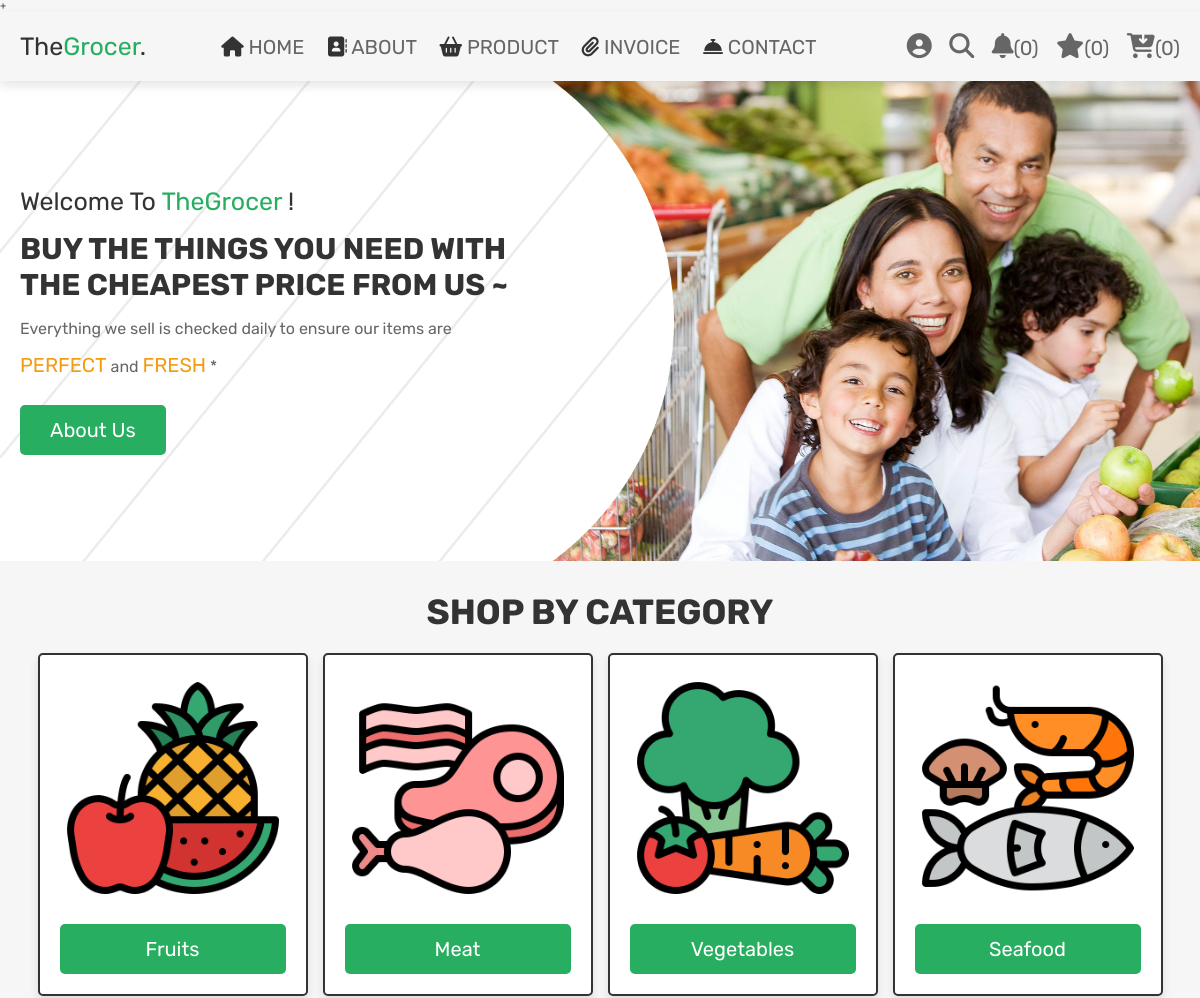
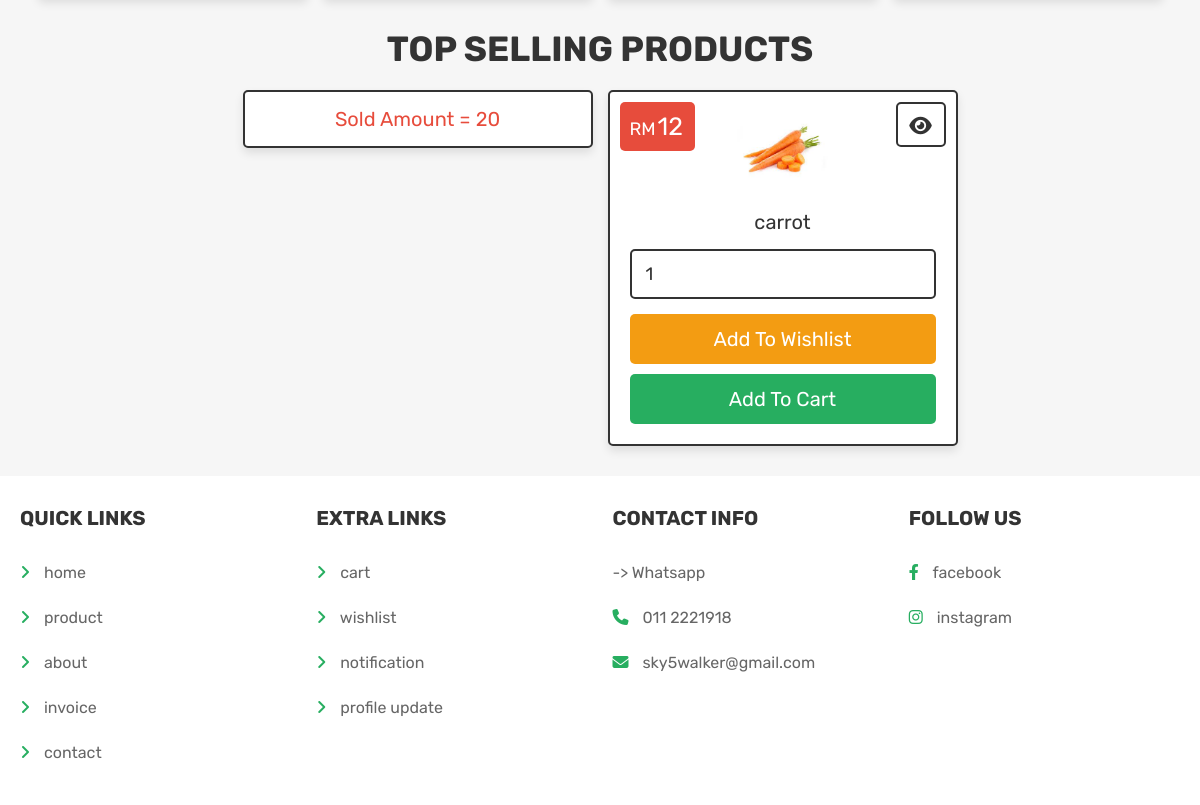
The app's page /home.php (signed in) with its own data (2 pictures, top to bottom).
### tables this page shows
CREATE TABLE `products` (
  `id` int(100) NOT NULL,
  `name` varchar(100) NOT NULL,
  `category` varchar(20) NOT NULL,
  `details` varchar(500) NOT NULL,
  `price` int(100) NOT NULL,
  `image` varchar(100) NOT NULL,
  `sold` int(100) NOT NULL
);

### home.php (the view, shortened to what this page needs)
<?php
@include 'config.php';
?>
<!DOCTYPE html>
<html lang="en">
<head>
   <link rel="stylesheet" href="https://cdnjs.cloudflare.com/ajax/libs/font-awesome/6.1.1/css/all.min.css">
   <link rel="stylesheet" href="css/style.css">
</head>
<body>
<?php include 'header.php'; ?>
<div class="home-bg">
   <section class="home">
      <div class="content">
         <span>Welcome To <span1>TheGrocer</span1> !</span>
         <h3>BUY THE THINGS YOU NEED WITH THE CHEAPEST PRICE FROM US ~</h3>
         <p>Everything we sell is checked daily to ensure our items are <s>PERFECT</s> and <s>FRESH</s> *</p>
         <a href="about.php" class="btn">about us</a>
      </div>
   </section>
</div>
<section class="home-category">
   <h1 class="title">shop by category</h1>
   <div class="box-container">
      <div class="box">
         <img src="images/fruit0.png" alt="">
         <a href="category.php?category=fruits" class="btn">fruits</a>
      </div>
      <div class="box">
         <img src="images/meat0.png" alt="">
         <a href="category.php?category=meat" class="btn">meat</a>
      </div>
      <div class="box">
         <img src="images/vage0.png" alt="">
         <a href="category.php?category=vegetables" class="btn">vegetables</a>
      </div>
      <div class="box">
         <img src="images/sea0.png" alt="">
         <a href="category.php?category=seafood" class="btn">seafood</a>
      </div>
   </div>
</section>
<section class="products">
   <h1 class="title">Top selling products</h1>
   <div class="box-container">
   <?php
      $select_products = $conn->prepare("SELECT * FROM `products`");
      $select_products->execute();
       $x=0;
      if($select_products->rowCount() > 0){
         while($fetch_products = $select_products->fetch(PDO::FETCH_ASSOC)){
             if($x<$fetch_products['sold']){
                 $x=$fetch_products['sold'];
             }
         }
      }
   ?>
    <?php
      $select_products = $conn->prepare("SELECT * FROM `products` WHERE sold = ?");
      $select_products->execute([$x]);
      if($select_products->rowCount() > 0){
          echo '<p class="empty">sold amount = '.$x.'</p>';
         while($fetch_products = $select_products->fetch(PDO::FETCH_ASSOC)){
   ?>
   <form action="" class="box" method="POST">
      <div class="price">RM<span><?= $fetch_products['price']; ?></span></div>
      <a href="view_page.php?pid=<?= $fetch_products['id']; ?>" class="fas fa-eye"></a>
      <img src="uploaded_img/<?= $fetch_products['image']; ?>" alt="">
      <div class="name"><?= $fetch_products['name']; ?></div>
      <input type="number" min="1" value="1" name="p_qty" class="qty">
      <input type="submit" value="add to wishlist" class="option-btn" name="add_to_wishlist">
      <input type="submit" value="add to cart" class="btn" name="add_to_cart">
   </form>
   <?php
      }
   }
   ?>
   </div>
</section>
<?php include 'footer.php'; ?>
</body>
</html>

### css/style.css (style rules this page uses)
.home-bg { background: url(../images/inti-bg.PNG) no-repeat; background-size: cover; background-position: center; }
.home-bg .home { display: flex; align-items: center; min-height: 60vh; }
.home-bg .home .content { width: 50rem; }
.home-bg .home .content span { color:var(--black); font-size: 2.5rem; }
.home-bg .home .content span1 { color:var(--green); font-size: 2.5rem; }
.home-bg .home .content h3 { font-size: 3rem; text-transform: uppercase; margin-top: 1.5rem; color:var(--black); }
.home-bg .home .content p { font-size: 1.6rem; padding:1rem 0; line-height: 2; color:var(--light-color); }
.home-bg .home .content s { font-size: 2rem; padding:1rem 0; line-height: 2; color:var(--orange); }
.home-bg .home .content a { display: inline-block; width: auto; }
.home-category .box-container { display: grid; grid-template-columns: repeat(auto-fit, 27rem); gap:1.5rem; justify-content: center; align-items: flex-start; }
.home-category .box-container .box { padding:2rem; text-align: center; border:var(--border); background-color: var(--white); box-shadow: var(--box-shadow); border-radius: .5rem; }
.home-category .box-container .box img { width: 100%; margin-bottom: 1rem; }
.home-category { padding-bottom: 0; }
.products .box-container { display: grid; grid-template-columns: repeat(auto-fit, 35rem); gap:1.5rem; justify-content: center; align-items: flex-start; }
.products .box-container .box { padding:2rem; text-align: center; border:var(--border); background-color: var(--white); box-shadow: var(--box-shadow); border-radius: .5rem; position: relative; }
.products .box-container .box .price { position: absolute; top:1rem; left:1rem; padding:1rem; border-radius: .5rem; background-color: var(--red); font-size: 1.8rem; color:var(--white); }
.products .box-container .box .price span { font-size: 2.5rem; color:var(--white); margin:0 .2rem; }
.products .box-container .box .fa-eye { position: absolute; top:1rem; right:1rem; border-radius: .5rem; height: 4.5rem; line-height: 4.3rem; width: 5rem; border:var(--border); color:var(--black); font-size: 2rem; background-color: var(--white); }
.products .box-container .box img { width: 30%; margin-bottom: 1rem; }
.products .box-container .box .name { font-size: 2rem; color:var(--black); padding:1rem 0; }
.products .box-container .box .qty { margin:.5rem 0; border-radius: .5rem; padding:1.2rem 1.4rem; font-size: 1.8rem; color:var(--black); border:var(--border); width: 100%; }

### css/components.css (style rules this page uses)
:root { --green:#27ae60; --orange:#f39c12; --red:#e74c3c; --black:#333; --light-color:#666; --white:#fff; --light-bg:#f6f6f6; --border:.2rem solid var(--black); --box-shadow:0 .5rem 1rem rgba(0,0,0,.1); }
* { font-family: 'Rubik', sans-serif; margin:0; padding:0; box-sizing: border-box; outline: none; border:none; text-decoration: none; color:var(--black); }
body { background-color: var(--light-bg); }
html { font-size: 62.5%; overflow-x: hidden; scroll-behavior: smooth; scroll-padding-top: 6.5rem; }
section { padding:3rem 2rem; max-width: 1200px; margin:0 auto; }
.btn, .delete-btn, .option-btn { display: block; width: 100%; margin-top: 1rem; border-radius: .5rem; color:var(--white); font-size: 2rem; padding:1.3rem 3rem; text-transform: capitalize; cursor: pointer; text-align: center; }
.btn { background-color: var(--green); }
.option-btn { background-color: var(--orange); }
.title { text-align: center; margin-bottom: 2rem; text-transform: uppercase; color:var(--black); font-size: 3.5rem; }
.empty { padding:1.5rem; background: var(--white); color:var(--red); border-radius: .5rem; border:var(--border); font-size: 2rem; text-align: center; box-shadow: var(--box-shadow); text-transform: capitalize; }

### records on screen
products: sold "20", price "12", image (picture), name "carrot"

### other values on screen
$notif "0"
$count_wishlist_items->rowCount() "0"
$count_cart_items->rowCount() "0"
